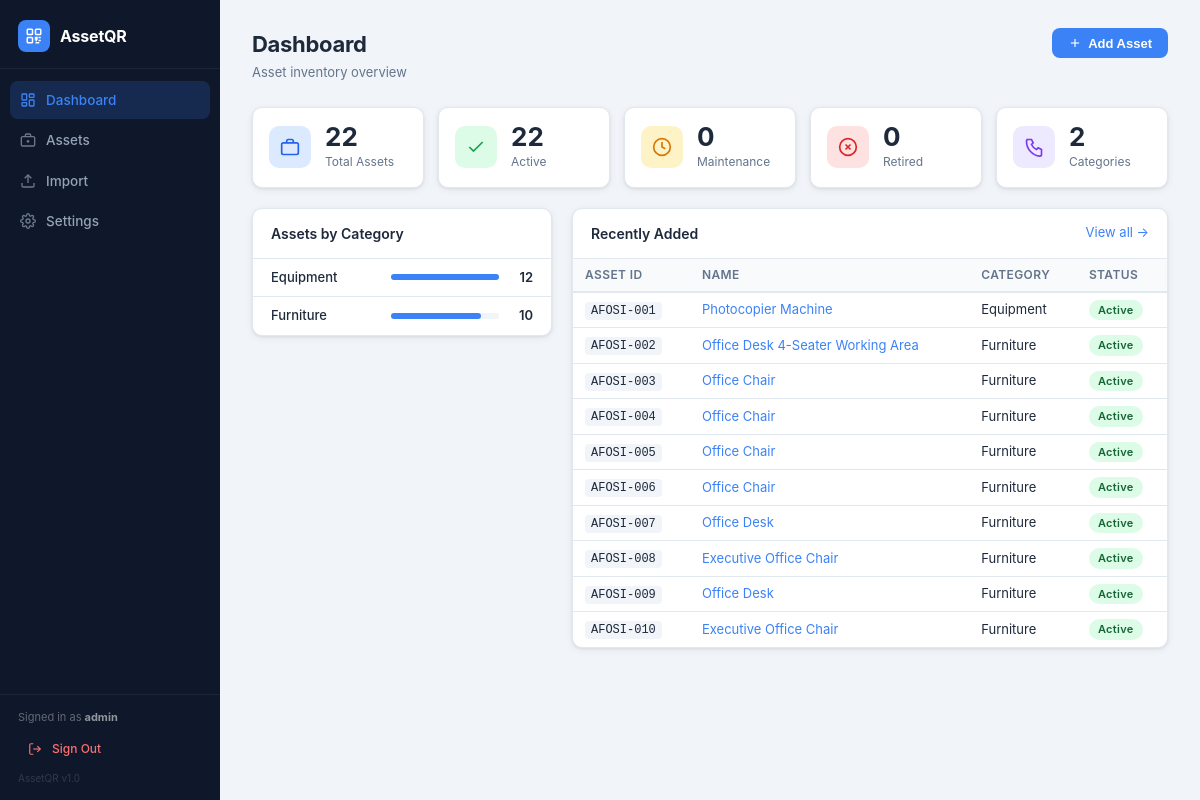
The page / (signed in) on the database its author committed.
### tables this page shows
CREATE TABLE assets (
            id            INTEGER PRIMARY KEY AUTOINCREMENT,
            asset_id      TEXT    UNIQUE NOT NULL,
            name          TEXT    NOT NULL,
            category      TEXT    DEFAULT '',
            description   TEXT    DEFAULT '',
            location      TEXT    DEFAULT '',
            status        TEXT    DEFAULT 'active',
            serial_number TEXT    DEFAULT '',
            purchase_date TEXT    DEFAULT '',
            notes         TEXT    DEFAULT '',
            qr_code_path  TEXT    DEFAULT '',
            created_at    TEXT    DEFAULT (datetime('now')),
            updated_at    TEXT    DEFAULT (datetime('now'))
        , custodian TEXT DEFAULT '', donor TEXT DEFAULT '', value_ksh TEXT DEFAULT '');

### app.py (the view)
@app.route('/')
@login_required
def dashboard():
    db = get_db()
    stats = {
        'total':       db.execute('SELECT COUNT(*) FROM assets').fetchone()[0],
        'active':      db.execute("SELECT COUNT(*) FROM assets WHERE status='active'").fetchone()[0],
        'maintenance': db.execute("SELECT COUNT(*) FROM assets WHERE status='maintenance'").fetchone()[0],
        'retired':     db.execute("SELECT COUNT(*) FROM assets WHERE status='retired'").fetchone()[0],
        'categories':  db.execute("SELECT COUNT(DISTINCT category) FROM assets WHERE category!=''").fetchone()[0],
    }
    by_cat = db.execute(
        "SELECT category, COUNT(*) cnt FROM assets WHERE category!='' GROUP BY category ORDER BY cnt DESC LIMIT 8"
    ).fetchall()
    recent = db.execute('SELECT * FROM assets ORDER BY asset_id LIMIT 10').fetchall()
    return render_template('index.html', stats=stats, by_cat=by_cat, recent=recent)

### app.py (called while the page is built, shortened)
def _db_path():
    return os.path.join(_BASE_DIR, 'assetqr.db')

def get_db():
    if 'db' not in g:
        g.db = sqlite3.connect(_db_path())
        g.db.row_factory = sqlite3.Row
    return g.db

def login_required(f):
    @wraps(f)
    def decorated(*args, **kwargs):
        if not session.get('logged_in'):
            return redirect(url_for('login', next=request.path))
        return f(*args, **kwargs)
    return decorated

### templates/index.html (shortened to what this page needs)
{% extends "base.html" %}
{% block content %}
<div class="page-header">
  <div>
    <h1 class="page-title">Dashboard</h1>
    <p class="page-sub">Asset inventory overview</p>
  </div>
  <button class="btn btn-primary" onclick="openAddModal()">
    <svg viewBox="0 0 24 24" fill="none" stroke="currentColor" stroke-width="2" class="btn-icon">
      <line x1="12" y1="5" x2="12" y2="19"/><line x1="5" y1="12" x2="19" y2="12"/>
    </svg>
    Add Asset
  </button>
</div>
<div class="stats-grid">
  <div class="stat-card">
    <div class="stat-icon stat-icon--blue">
      <svg viewBox="0 0 24 24" fill="none" stroke="currentColor" stroke-width="2">
        <path d="M20 7H4a2 2 0 00-2 2v10a2 2 0 002 2h16a2 2 0 002-2V9a2 2 0 00-2-2z"/>
        <path d="M16 7V5a2 2 0 00-2-2h-4a2 2 0 00-2 2v2"/>
      </svg>
    </div>
    <div class="stat-info">
      <div class="stat-value">{{ stats.total }}</div>
      <div class="stat-label">Total Assets</div>
    </div>
  </div>
  <div class="stat-card">
    <div class="stat-icon stat-icon--green">
      <svg viewBox="0 0 24 24" fill="none" stroke="currentColor" stroke-width="2">
        <polyline points="20 6 9 17 4 12"/>
      </svg>
    </div>
    <div class="stat-info">
      <div class="stat-value">{{ stats.active }}</div>
      <div class="stat-label">Active</div>
    </div>
  </div>
  <div class="stat-card">
    <div class="stat-icon stat-icon--yellow">
      <svg viewBox="0 0 24 24" fill="none" stroke="currentColor" stroke-width="2">
        <circle cx="12" cy="12" r="10"/>
        <polyline points="12 6 12 12 16 14"/>
      </svg>
    </div>
    <div class="stat-info">
      <div class="stat-value">{{ stats.maintenance }}</div>
      <div class="stat-label">Maintenance</div>
    </div>
  </div>
  <div class="stat-card">
    <div class="stat-icon stat-icon--red">
      <svg viewBox="0 0 24 24" fill="none" stroke="currentColor" stroke-width="2">
        <circle cx="12" cy="12" r="10"/>
        <line x1="15" y1="9" x2="9" y2="15"/><line x1="9" y1="9" x2="15" y2="15"/>
      </svg>
    </div>
    <div class="stat-info">
      <div class="stat-value">{{ stats.retired }}</div>
      <div class="stat-label">Retired</div>
    </div>
  </div>
  <div class="stat-card">
    <div class="stat-icon stat-icon--purple">
      <svg viewBox="0 0 24 24" fill="none" stroke="currentColor" stroke-width="2">
        <path d="M3 3h6l2 4-2 2a12 12 0 006 6l2-2 4 2v6a2 2 0 01-2 2A18 18 0 013 5a2 2 0 012-2z"/>
      </svg>
    </div>
    <div class="stat-info">
      <div class="stat-value">{{ stats.categories }}</div>
      <div class="stat-label">Categories</div>
    </div>
  </div>
</div>
<div class="dashboard-grid">
  {% if by_cat %}
  <div class="card">
    <div class="card-header">
      <h2 class="card-title">Assets by Category</h2>
    </div>
    <div class="card-body" style="padding:0">
      {% set max_count = by_cat[0].cnt %}
      {% for row in by_cat %}
      <div class="cat-row">
        <span class="cat-name">{{ row.category or 'Uncategorised' }}</span>
        <div class="cat-bar-wrap">
          <div class="cat-bar" style="width:{{ (row.cnt / max_count * 100)|int }}%"></div>
        </div>
        <span class="cat-count">{{ row.cnt }}</span>
      </div>
      {% endfor %}
    </div>
  </div>
  {% endif %}
  <div class="card">
    <div class="card-header">
      <h2 class="card-title">Recently Added</h2>
      <a href="{{ url_for('assets_page') }}" class="card-link">View all &rarr;</a>
    </div>
    <div class="card-body" style="padding:0">
      {% if recent %}
      <table class="table table--compact">
        <thead>
          <tr>
            <th>Asset ID</th>
            <th>Name</th>
            <th>Category</th>
            <th>Status</th>
          </tr>
        </thead>
        <tbody>
          {% for a in recent %}
          <tr>
            <td><code class="code-id">{{ a.asset_id }}</code></td>
            <td><a href="{{ url_for('asset_detail', asset_id=a.asset_id) }}" target="_blank">{{ a.name }}</a></td>
            <td>{{ a.category or '—' }}</td>
            <td><span class="badge badge--{{ a.status }}">{{ a.status }}</span></td>
          </tr>
          {% endfor %}
        </tbody>
      </table>
      {% else %}
      <div class="empty-state">
        <p>No assets yet. <a href="{{ url_for('import_page') }}">Import a list</a> or <a href="#" onclick="openAddModal()">add one</a>.</p>
      </div>
      {% endif %}
    </div>
  </div>
</div>
{% endblock %}

### rows shown on the page
assets: category "Furniture", {{ (row.cnt / max_count * 100)|int }} 83 (drawn), cnt "10", asset_id "AFOSI-010", name "Executive Office Chair", status "Active"
assets: asset_id "AFOSI-001", name "Photocopier Machine", category "Equipment", status "Active"
assets: asset_id "AFOSI-002", name "Office Desk 4-Seater Working Area", category "Furniture", status "Active"
assets: asset_id "AFOSI-003", name "Office Chair", category "Furniture", status "Active"
assets: asset_id "AFOSI-004", name "Office Chair", category "Furniture", status "Active"
assets: asset_id "AFOSI-005", name "Office Chair", category "Furniture", status "Active"
assets: asset_id "AFOSI-006", name "Office Chair", category "Furniture", status "Active"
assets: asset_id "AFOSI-007", name "Office Desk", category "Furniture", status "Active"
assets: asset_id "AFOSI-008", name "Executive Office Chair", category "Furniture", status "Active"
assets: asset_id "AFOSI-009", name "Office Desk", category "Furniture", status "Active"

### other values the page prints
{{ session.get('username','admin') }} "admin"
{{ stats.total }} "22"
{{ stats.active }} "22"
{{ stats.maintenance }} "0"
{{ stats.retired }} "0"
{{ stats.categories }} "2"
{{ row.category or 'Uncategorised' }} "Equipment"
{{ row.cnt }} "12"
